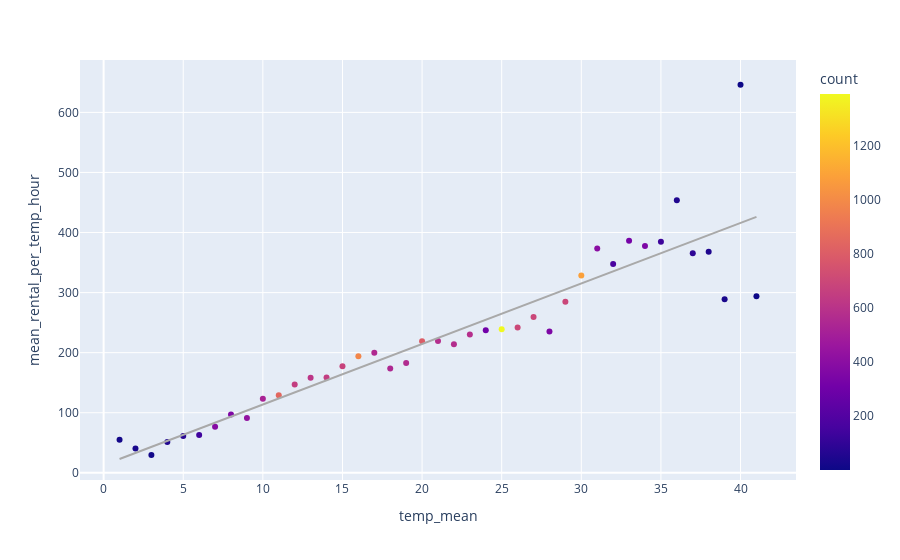

Here is the notebook cell this chart was saved with:
### Code cell
px.scatter(df_temp_mean, x= "temp_mean", y="mean_rental_per_temp_hour", color="count", trendline="ols", trendline_color_override="darkgrey")

### Figure 1 — Plotly figure (JSON) as saved in the notebook; plotly's stock layout.template omitted (floating-point values rounded to 4 significant figures)
{"data": [{"hovertemplate": "temp_mean=%{x}<br>mean_rental_per_temp_hour=%{y}<br>count=%{marker.color}<extra></extra>", "legendgroup": "", "marker": {"color": [17, 32, 16, 52, 76, 140, 382, 357, 428, 524, 847, 650, 614, 647, 673, 980, 552, 545, 563, 798, 575, 571, 579, 306, 1390, 700, 694, 350, 691, 1084, 397, 169, 325, 351, 131, 53, 90, 49, 33, 1, 1], "coloraxis": "coloraxis", "symbol": "circle"}, "mode": "markers", "name": "", "orientation": "v", "showlegend": false, "type": "scatter", "x": [1, 2, 3, 4, 5, 6, 7, 8, 9, 10, 11, 12, 13, 14, 15, 16, 17, 18, 19, 20, 21, 22, 23, 24, 25, 26, 27, 28, 29, 30, 31, 32, 33, 34, 35, 36, 37, 38, 39, 40, 41], "xaxis": "x", "y": [54.88, 40.59, 29.69, 51.15, 61.14, 62.97, 76.5, 96.89, 91.43, 123.4, 129.2, 147.0, 158.3, 158.7, 177.2, 194.1, 199.8, 173.8, 182.8, 218.8, 219.4, 214.0, 230.2, 237.3, 239.0, 242.0, 259.5, 235.4, 284.6, 328.6, 373.3, 347.7, 386.1, 377.8, 384.5, 453.6, 365.6, 368.1, 288.8, 646, 294], "yaxis": "y"}, {"hovertemplate": "<b>OLS trendline</b><br>mean_rental_per_temp_hour = 10.0747 * temp_mean + 12.9163<br>R<sup>2</sup>=0.844076<br><br>temp_mean=%{x}<br>mean_rental_per_temp_hour=%{y} <b>(trend)</b><extra></extra>", "legendgroup": "", "line": {"color": "darkgrey"}, "marker": {"symbol": "circle"}, "mode": "lines", "name": "", "showlegend": false, "type": "scatter", "x": [1, 2, 3, 4, 5, 6, 7, 8, 9, 10, 11, 12, 13, 14, 15, 16, 17, 18, 19, 20, 21, 22, 23, 24, 25, 26, 27, 28, 29, 30, 31, 32, 33, 34, 35, 36, 37, 38, 39, 40, 41], "xaxis": "x", "y": [22.99, 33.07, 43.14, 53.21, 63.29, 73.36, 83.44, 93.51, 103.6, 113.7, 123.7, 133.8, 143.9, 154.0, 164.0, 174.1, 184.2, 194.3, 204.3, 214.4, 224.5, 234.6, 244.6, 254.7, 264.8, 274.9, 284.9, 295.0, 305.1, 315.2, 325.2, 335.3, 345.4, 355.5, 365.5, 375.6, 385.7, 395.8, 405.8, 415.9, 426.0], "yaxis": "y"}], "layout": {"coloraxis": {"colorbar": {"title": {"text": "count"}}, "colorscale": [[0, "#0d0887"], [0.1111, "#46039f"], [0.2222, "#7201a8"], [0.3333, "#9c179e"], [0.4444, "#bd3786"], [0.5556, "#d8576b"], [0.6667, "#ed7953"], [0.7778, "#fb9f3a"], [0.8889, "#fdca26"], [1, "#f0f921"]]}, "legend": {"tracegroupgap": 0}, "margin": {"t": 60}, "xaxis": {"anchor": "y", "domain": [0, 1], "title": {"text": "temp_mean"}}, "yaxis": {"anchor": "x", "domain": [0, 1], "title": {"text": "mean_rental_per_temp_hour"}}}}
